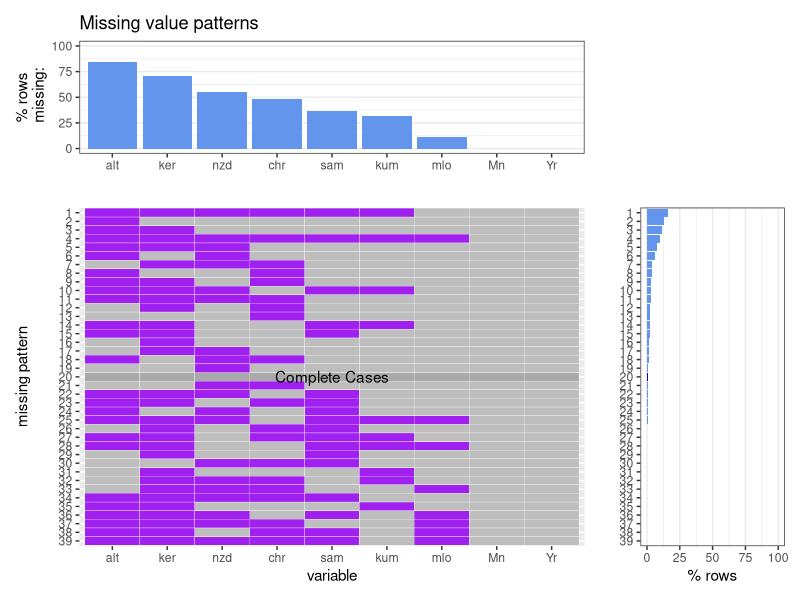
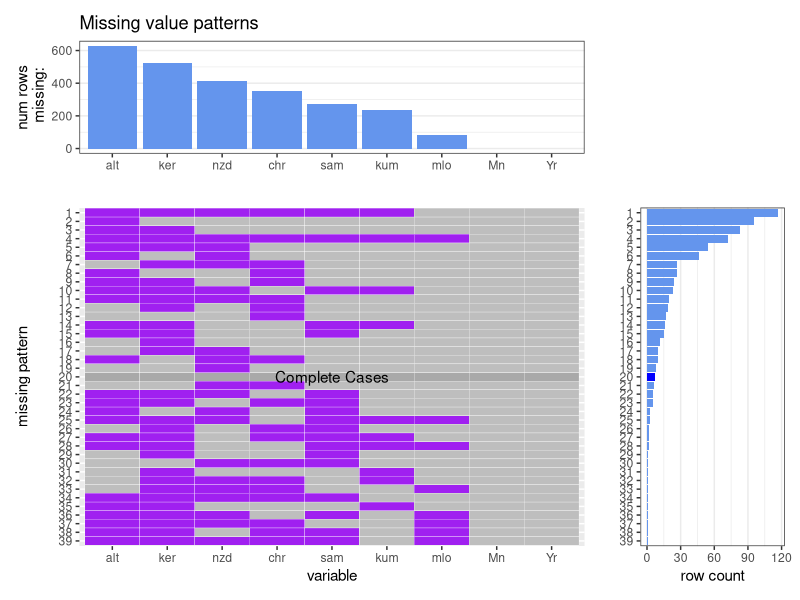
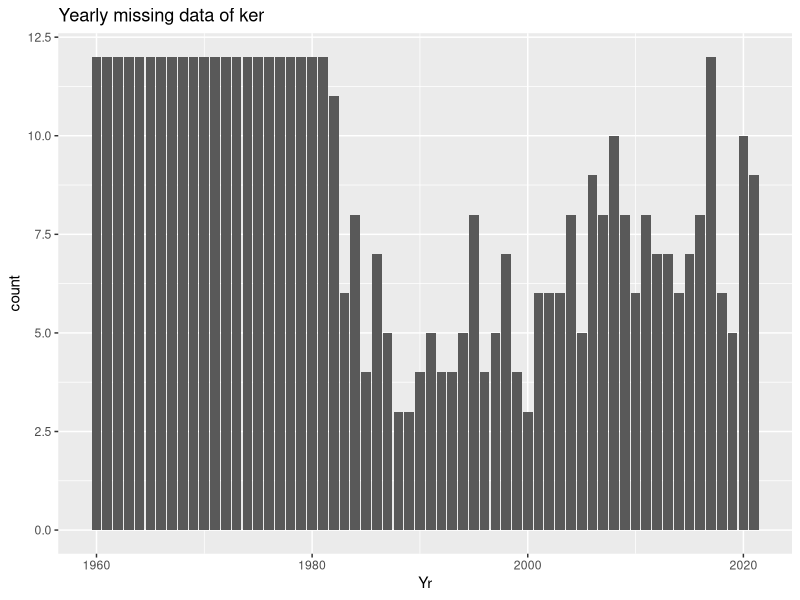
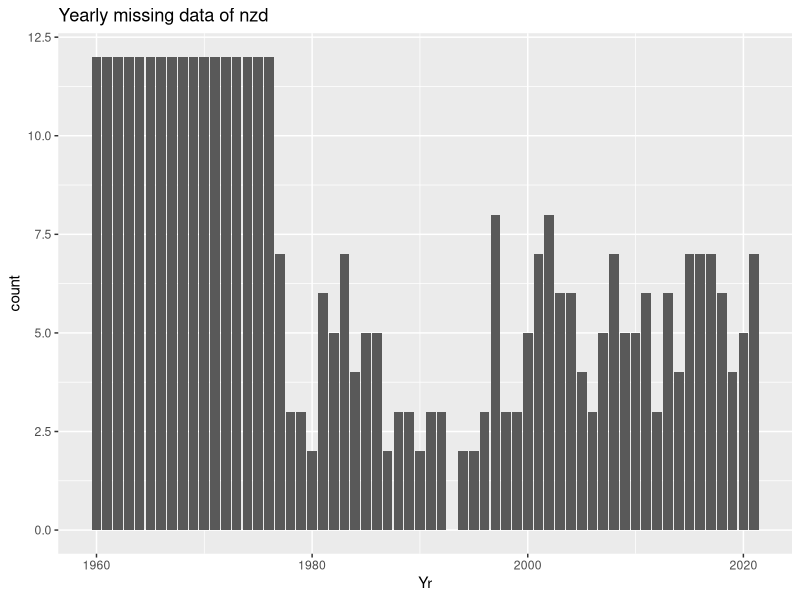

The R script that drew these images, in order:
## ---- chunk 1
library(ggplot2)
library(tidyverse)
library(patchwork)
monthly_co2 = read.csv("./data/monthly_flask_co2.csv")
monthly_co2[1:10,]
## ---- chunk 2
plot_missing <- function(sets, percent){
  mysets <- sets
  ############## main plot heatmap ############## 
  missing_patterns <- data.frame(is.na(mysets)) %>%
    group_by_all() %>%
    count(name = "count", sort = TRUE) %>%
    ungroup()
  
  patterns_cases <- missing_patterns %>% select(-count) %>% 
    rownames_to_column("id") %>% gather(key, value, -id)

  #index of complete case pattern
  y_complete <- which(rowSums(select(missing_patterns, -count)) == 0)

  patterns_cases <- patterns_cases %>% mutate(missing = ifelse(id == y_complete, "none", ifelse(value == 1, "yes", "no")))
  
  #count of missing values for each column in the dataset
  missing_columns <- colSums(is.na(mysets)) %>%
      sort(decreasing = TRUE) %>% 
      data.frame()
  names(missing_columns) <- "n"
  missing_columns <- rownames_to_column(missing_columns, "key")

  x_text <- ceiling(ncol(mysets)/2)
  if (nrow(missing_patterns) > 1) {
    y_text <- nrow(missing_patterns) - y_complete + 1
  } else {
    y_text <- 1
  }
  
  patterns_cases$id <- factor(as.numeric(patterns_cases$id))
  patterns_cases <- merge(patterns_cases, missing_columns, by = "key", all = TRUE)

  g1 <- ggplot(patterns_cases, aes(x = fct_reorder(key, -n), y = fct_rev(id), fill = missing)) +
    geom_tile(color = "white") + 
    xlab("variable") +
    ylab("missing pattern") +
    scale_fill_manual(values = c("grey", "darkgrey", "purple")) +
    annotate("text", x = x_text, y = y_text, label = "Complete Cases") +
    theme(legend.position = "none")
    #theme(axis.text.x = element_text(angle = 45, vjust = 1, hjust = 1))
  
  ############## missing pattern barchart ############## 
  if (percent) {
    missing_columns$n <- missing_columns$n /nrow(mysets) * 100
    missing_patterns$count <- missing_patterns$count /nrow(mysets) * 100
    text2 <- "% rows\n missing:"
    text3 <- "% rows"
    ylim2 <- c(0, 100)
  } else {
    text2 <- "num rows\n missing:"
    text3 <- "row count"
    ylim2 <- c(0, NA)
  }

  g2 <- ggplot(missing_columns, aes(fct_reorder(key, -n), n)) +
    geom_bar(stat="identity",fill="cornflowerblue") +
    xlab("") +
    ylab(text2) +
    ylim(ylim2) +
    ggtitle("Missing value patterns") +
    theme_bw() +
    theme(panel.grid.major.x = element_blank())
    #theme(axis.text.x = element_text(angle = 45, vjust = 1, hjust = 1))
  
  ############## missing pattern count barchart ############## 
  missing_patterns <- missing_patterns %>% rownames_to_column("id") %>% mutate(complete = ifelse(id == y_complete, "yes", "no"))
  missing_patterns$id <- factor(as.numeric(missing_patterns$id))
  
  g3 <- ggplot(missing_patterns, aes(fct_rev(id), count, fill = complete)) +
    geom_bar(stat="identity") +
    xlab("") +
    ylab(text3) +
    ylim(ylim2) +
    scale_fill_manual(values = c("cornflowerblue", "blue")) +
    theme_bw() +
    theme(panel.grid.major.y = element_blank(), legend.position = "none") +
    coord_flip() 
  
  ############## final plot ############## 
  g_final <- g2 + plot_spacer() + g1 + g3 +
    plot_layout(ncol = 2, nrow = 2, heights = c(1, 3), widths = c(3.5, 1))
  
  return(g_final)
}
## ---- chunk 3
plot_missing(monthly_co2, TRUE)
plot_missing(monthly_co2, FALSE)
## ---- chunk 4
monthly_co2 %>% select('Yr', 'ker') %>% 
  group_by(Yr) %>% mutate(count = sum(is.na(ker))) %>% 
  ungroup() %>% select('Yr', 'count') %>% unique() %>% 
  ggplot(aes(x = Yr, y = count)) +
  geom_bar(stat = 'identity') +
  ggtitle('Yearly missing data of ker')

monthly_co2 %>% select('Yr', 'nzd') %>% 
  group_by(Yr) %>% mutate(count = sum(is.na(nzd))) %>% 
  ungroup() %>% select('Yr', 'count') %>% unique() %>% 
  ggplot(aes(x = Yr, y = count)) +
  geom_bar(stat = 'identity') +
  ggtitle('Yearly missing data of nzd')

